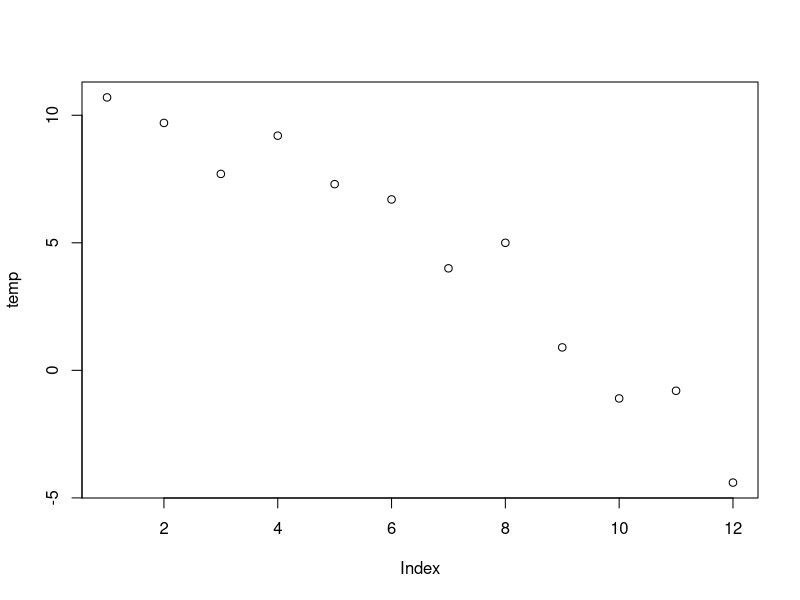
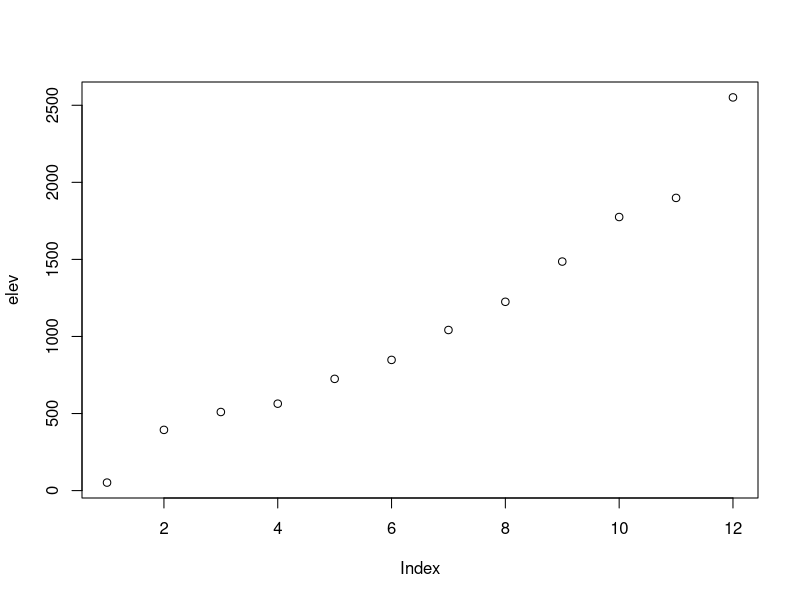
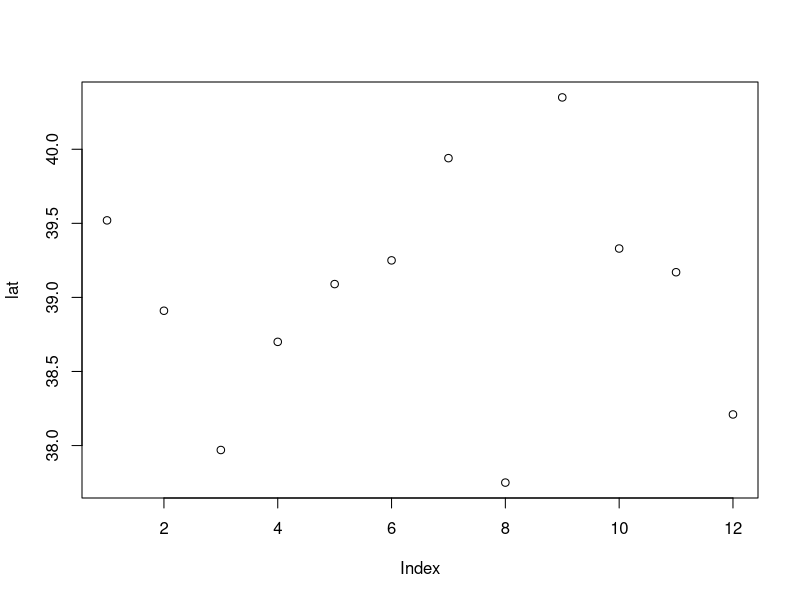
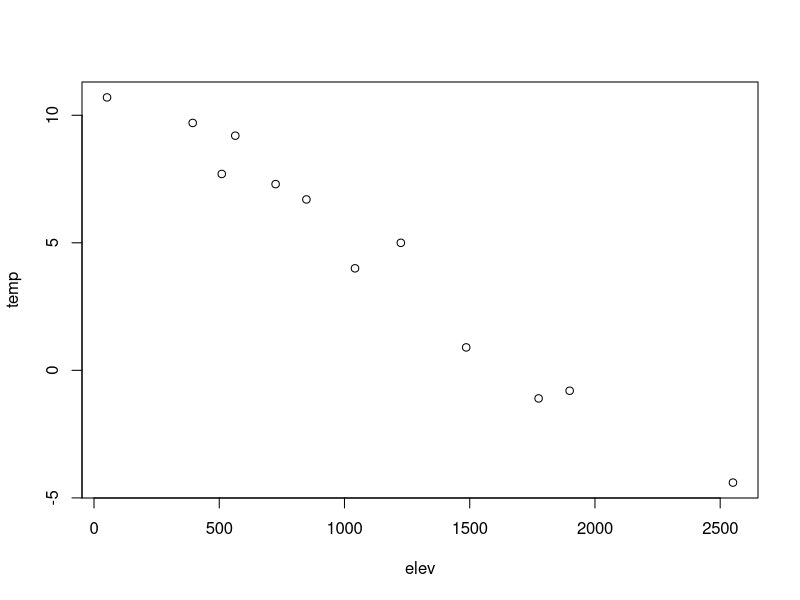
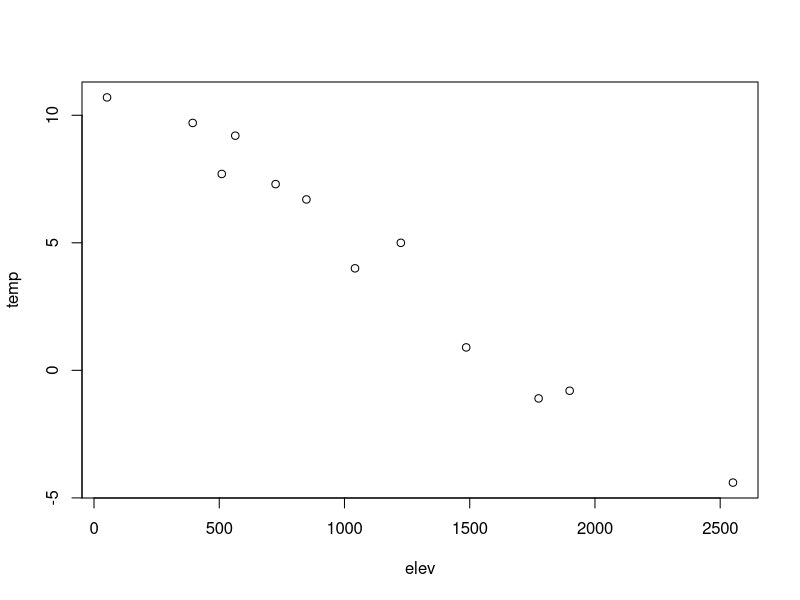
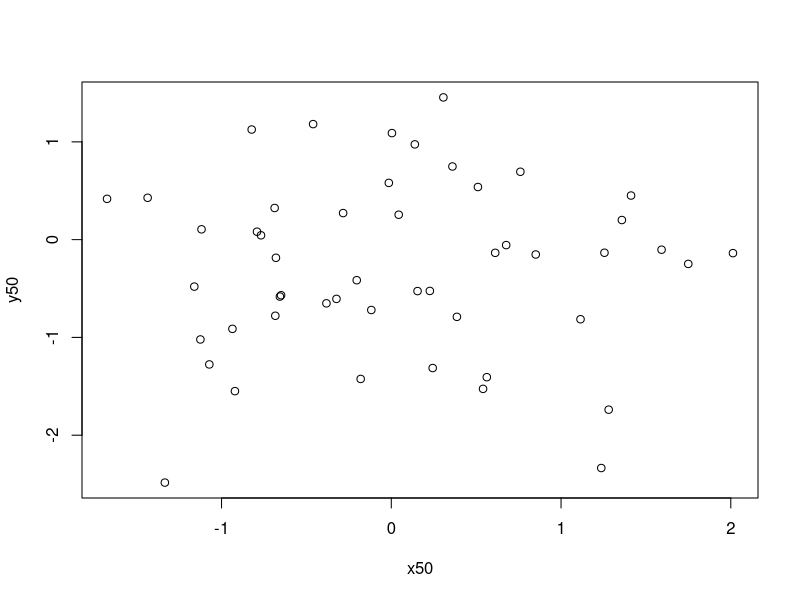

These figures' R source, in order:
## ---- chunk 1
library(tidyverse)
## ---- chunk 2
x <- 5
y <- 8
longitude <- -122.4
latitude <- 37.8
my_name <- "Inigo Montoya"
## ---- chunk 3
x
y
longitude
latitude
my_name


## ---- chunk 4
print(x)
print(y)
print(latitude)
paste("The location is latitude", latitude, "longitude", longitude)
paste("My name is", my_name, "-- Prepare to die.")

## ---- chunk 5
cos(pi)
print(cos(pi))
## ---- chunk 6

## ---- chunk 7
x <- 5
class(x)
class(4.5)
class("Fred")
## ---- chunk 8
as.integer(5)
as.integer(4.5)
## ---- chunk 9
x <- 4.8
y <- 4.2
as.integer(x + 0.5)
round(x)
as.integer(y + 0.5)
round(y)
## ---- chunk 10
5 %/% 2
## ---- chunk 11
5 %% 2
## ---- chunk 12
sierraFeb <- read_csv("data/sierraFeb.csv")
## ---- chunk 13
sierraFeb
## ---- chunk 14
lats <- c(37.5,47.4,29.4,33.4)
lats
states = c("VA", "WA", "TX", "AZ")
states
zips = c(23173, 98801, 78006, 85001)
zips
## ---- chunk 15
temp <- c(10.7, 9.7, 7.7, 9.2, 7.3, 6.7)
class(temp)
## ---- chunk 16
mixed <- c(1, "fred", 7)
class(mixed)
mixed[3]   # gets a subset, example of coercion
## ---- chunk 17
as.numeric(c("1","Fred","5")) # note NA introduced by coercion
## ---- chunk 18
mean(as.numeric(c("1", "Fred", "5")))
## ---- chunk 19
mean(as.numeric(c("1", "Fred", "5")), na.rm=T)
## ---- chunk 20
is.na(NA)
is.nan(NA)
is.na(as.numeric(''))
is.nan(as.numeric(''))
i <- sqrt(-1)
is.na(i) # interestingly nan is also na
is.nan(i)
## ---- chunk 21
seq(2,10,2)
## ---- chunk 22
elev <- c(52,394,510,564,725,848,1042,1225,1486,1775,1899,2551)
elevft <- elev / 0.3048
elevft

## ---- chunk 23
temp03 <- c(13.1,11.4,9.4,10.9,8.9,8.4,6.7,7.6,2.8,1.6,1.2,-2.1)
temp02 <- c(10.7,9.7,7.7,9.2,7.3,6.7,4.0,5.0,0.9,-1.1,-0.8,-4.4)
tempdiff <- temp03 - temp02
tempdiff

## ---- chunk 24
temp <- c(10.7, 9.7, 7.7, 9.2, 7.3, 6.7, 4.0, 5.0, 0.9, -1.1, -0.8, -4.4)
elev <- c(52, 394, 510, 564, 725, 848, 1042, 1225, 1486, 1775, 1899, 2551)
lat <- c(39.52, 38.91, 37.97, 38.70, 39.09, 39.25, 39.94, 37.75, 40.35, 39.33, 39.17, 38.21)

## ---- chunk 25
plot(temp)
## ---- chunk 26
plot(elev)
## ---- chunk 27
plot(lat)
## ---- chunk 28
plot(elev,temp)
## ---- chunk 29
codes <- c(380, 124, 818)
codes
codes <- c(italy = 380, canada = 124, egypt = 818)
codes
str(codes)
## ---- chunk 30
codes[1]
codes["italy"]
## ---- chunk 31
temp <- c(10.7, 9.7, 7.7, 9.2, 7.3, 6.7, 4.0, 5.0, 0.9, -1.1, -0.8, -4.4)
elev <- c(52, 394, 510, 564, 725, 848, 1042, 1225, 1486, 1775, 1899, 2551)
lat <- c(39.52, 38.91, 37.97, 38.70, 39.09, 39.25, 39.94, 37.75, 40.35, 39.33, 39.17, 38.21)
## ---- chunk 32
sierradata <- cbind(temp, elev, lat)
class(sierradata)
## ---- chunk 33
dim(sierradata)
## ---- chunk 34
a <- 1:12
dim(a) <- c(3, 4)   # matrix
class(a)
dim(a) <- c(2,3,2)  # 3D array
class(a)
dim(a) <- 12        # 1D array
class(a)
b <- matrix(1:12, ncol=1)  # 1 column matrix is allowed

## ---- chunk 35
head(iris)
## ---- chunk 36
mydata <- as.data.frame(sierradata)
plot(data=mydata, x = elev, y = temp)
## ---- chunk 37
TRI87 <- read.csv("data/TRI_1987_BaySites.csv")
TRI87
## ---- chunk 38
TRI87 <- read.csv("data/TRI_1987_BaySites.csv")
sort(TRI87$air_releases)
index <- order(TRI87$air_releases)
TRI87$FACILITY_NAME[index]   # displays facilities in order of their air releases
i_max <- which.max(TRI87$air_releases)
TRI87$FACILITY_NAME[i_max]   # was NUMMI at the time
## ---- chunk 39
my_name
x50 <- rnorm(50)
y50 <- rnorm(50)
plot(x50,y50)
